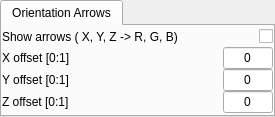
    <widget class="QTabWidget" name="arrowsTab">
     <property name="currentIndex">
      <number>0</number>
     </property>
     <widget class="QWidget" name="tab_3">
      <attribute name="title">
       <string>Orientation Arrows</string>
      </attribute>
      <layout class="QVBoxLayout" name="verticalLayout_3">
       <property name="spacing">
        <number>0</number>
       </property>
       <property name="leftMargin">
        <number>0</number>
       </property>
       <property name="topMargin">
        <number>0</number>
       </property>
       <property name="rightMargin">
        <number>0</number>
       </property>
       <property name="bottomMargin">
        <number>0</number>
       </property>
       <item>
        <layout class="QHBoxLayout">
         <item>
          <widget class="QLabel" name="label_13">
           <property name="text">
            <string>Show arrows ( X, Y, Z -&gt; R, G, B)</string>
           </property>
          </widget>
         </item>
         <item>
          <spacer name="spacer21">
           <property name="orientation">
            <enum>Qt::Horizontal</enum>
           </property>
           <property name="sizeType">
            <enum>QSizePolicy::Expanding</enum>
           </property>
           <property name="sizeHint" stdset="0">
            <size>
             <width>81</width>
             <height>21</height>
            </size>
           </property>
          </spacer>
         </item>
         <item>
          <widget class="QCheckBox" name="axisArrowCheckbox">
           <property name="toolTip">
            <string>show colored X,Y,Z axes in scene</string>
           </property>
           <property name="text">
            <string/>
           </property>
          </widget>
         </item>
        </layout>
       </item>
       <item>
        <layout class="QHBoxLayout">
         <property name="spacing">
          <number>0</number>
         </property>
         <item>
          <widget class="QLabel" name="label_14">
           <property name="text">
            <string>X offset [0:1]</string>
           </property>
          </widget>
         </item>
         <item>
          <spacer name="horizontalSpacer_10">
           <property name="orientation">
            <enum>Qt::Horizontal</enum>
           </property>
           <property name="sizeHint" stdset="0">
            <size>
             <width>40</width>
             <height>20</height>
            </size>
           </property>
          </spacer>
         </item>
         <item>
          <widget class="QLineEdit" name="arrowXEdit">
           <property name="maximumSize">
            <size>
             <width>50</width>
             <height>16777215</height>
            </size>
           </property>
           <property name="toolTip">
            <string>Specify x-coord of axis relative to region in [0,1]</string>
           </property>
           <property name="text">
            <string>0</string>
           </property>
           <property name="alignment">
            <set>Qt::AlignHCenter</set>
           </property>
          </widget>
         </item>
        </layout>
       </item>
       <item>
        <layout class="QHBoxLayout" name="horizontalLayout_12">
         <property name="spacing">
          <number>0</number>
         </property>
         <property name="bottomMargin">
          <number>0</number>
         </property>
         <item>
          <widget class="QLabel" name="label_15">
           <property name="text">
            <string>Y offset [0:1]</string>
           </property>
          </widget>
         </item>
         <item>
          <spacer name="horizontalSpacer_11">
           <property name="orientation">
            <enum>Qt::Horizontal</enum>
           </property>
           <property name="sizeHint" stdset="0">
            <size>
             <width>40</width>
             <height>20</height>
            </size>
           </property>
          </spacer>
         </item>
         <item>
          <widget class="QLineEdit" name="arrowYEdit">
           <property name="maximumSize">
            <size>
             <width>50</width>
             <height>16777215</height>
            </size>
           </property>
           <property name="toolTip">
            <string>Specify y-coord of axis relative to region in [0,1]</string>
           </property>
           <property name="text">
            <string>0</string>
           </property>
           <property name="alignment">
            <set>Qt::AlignHCenter</set>
           </property>
          </widget>
         </item>
        </layout>
       </item>
       <item>
        <layout class="QHBoxLayout" name="horizontalLayout_14">
         <property name="spacing">
          <number>0</number>
         </property>
         <property name="bottomMargin">
          <number>0</number>
         </property>
         <item>
          <widget class="QLabel" name="label_16">
           <property name="text">
            <string>Z offset [0:1]</string>
           </property>
          </widget>
         </item>
         <item>
          <spacer name="horizontalSpacer_12">
           <property name="orientation">
            <enum>Qt::Horizontal</enum>
           </property>
           <property name="sizeHint" stdset="0">
            <size>
             <width>40</width>
             <height>20</height>
            </size>
           </property>
          </spacer>
         </item>
         <item>
          <widget class="QLineEdit" name="arrowZEdit">
           <property name="minimumSize">
            <size>
             <width>0</width>
             <height>0</height>
            </size>
           </property>
           <property name="maximumSize">
            <size>
             <width>50</width>
             <height>16777215</height>
            </size>
           </property>
           <property name="toolTip">
            <string>Specify z-coord of axis relative to region in [0,1]</string>
           </property>
           <property name="text">
            <string>0</string>
           </property>
           <property name="alignment">
            <set>Qt::AlignHCenter</set>
           </property>
          </widget>
         </item>
        </layout>
       </item>
      </layout>
     </widget>
    </widget>
